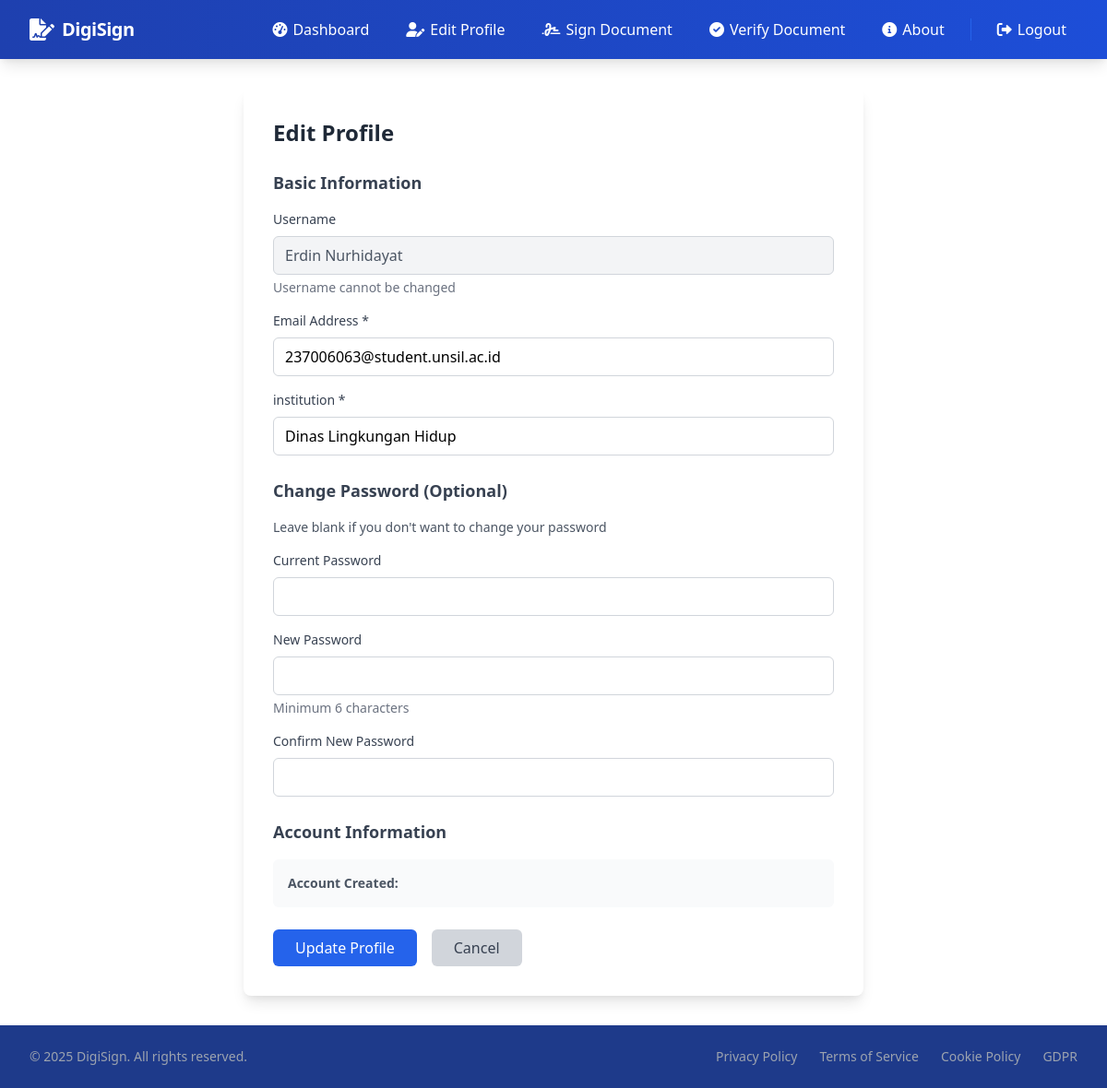
Screenshot of /edit_profile (signed in) with the database file from the repository.
### app.py (models this page shows)
class User(db.Model):
    id = db.Column(db.Integer, primary_key=True)
    username = db.Column(db.String(80), unique=True, nullable=False)
    password = db.Column(db.String(200), nullable=False)
    public_key = db.Column(db.LargeBinary, nullable=False)
    private_key = db.Column(db.LargeBinary, nullable=False)
    institution = db.Column(db.String(120), nullable=True)
    email = db.Column(db.String(120), nullable=True)

### app.py (the view, shortened to what this page needs)
@app.route('/edit_profile', methods=['GET', 'POST'])
def edit_profile():
    if 'username' not in session:
        flash('Please login to access this page.', 'error')
        return redirect(url_for('login'))
    if request.method == 'GET':
        user = User.query.filter_by(username=session['username']).first()
        if user:
            return render_template('edit_profile.html', user=user)
        else:
            flash('User not found.', 'error')
            return redirect(url_for('index'))  # atau url_for('dashboard')

### app.py (called while the page is built)
@app.context_processor
def inject_now():
    return {'now': datetime.utcnow}

### templates/edit_profile.html (shortened to what this page needs)
{% extends "base.html" %}
{% block content %}
<div class="max-w-2xl mx-auto">
    <div class="bg-white p-8 rounded-lg shadow-lg">
        <h2 class="text-2xl font-bold text-gray-800 mb-6">Edit Profile</h2>
        <form method="POST" action="{{ url_for('edit_profile') }}">
            <div class="mb-6">
                <h3 class="text-lg font-semibold text-gray-700 mb-4">Basic Information</h3>
                <div class="mb-4">
                    <label for="username" class="block text-sm font-medium text-gray-700 mb-2">Username</label>
                    <input type="text" id="username" name="username" value="{{ user.username }}"
                           class="w-full px-3 py-2 bg-gray-100 border border-gray-300 rounded-md text-gray-600"
                           disabled readonly>
                    <p class="mt-1 text-sm text-gray-500">Username cannot be changed</p>
                </div>
                <div class="mb-4">
                    <label for="email" class="block text-sm font-medium text-gray-700 mb-2">Email Address *</label>
                    <input type="email" id="email" name="email" value="{{ user.email }}" required
                           class="w-full px-3 py-2 border border-gray-300 rounded-md focus:outline-none focus:ring-2 focus:ring-blue-500">
                </div>
                <div class="mb-4">
                    <label for="institution" class="block text-sm font-medium text-gray-700 mb-2">institution *</label>
                    <input type="text" id="full_name" name="institution" value="{{ user.institution }}" required
                           class="w-full px-3 py-2 border border-gray-300 rounded-md focus:outline-none focus:ring-2 focus:ring-blue-500">
                </div>
            </div>
            <div class="mb-6">
                <h3 class="text-lg font-semibold text-gray-700 mb-4">Change Password (Optional)</h3>
                <p class="text-sm text-gray-600 mb-4">Leave blank if you don't want to change your password</p>
                <div class="mb-4">
                    <label for="current_password" class="block text-sm font-medium text-gray-700 mb-2">Current Password</label>
                    <input type="password" id="current_password" name="current_password"
                           class="w-full px-3 py-2 border border-gray-300 rounded-md focus:outline-none focus:ring-2 focus:ring-blue-500">
                </div>
                <div class="mb-4">
                    <label for="new_password" class="block text-sm font-medium text-gray-700 mb-2">New Password</label>
                    <input type="password" id="new_password" name="new_password"
                           class="w-full px-3 py-2 border border-gray-300 rounded-md focus:outline-none focus:ring-2 focus:ring-blue-500">
                    <p class="mt-1 text-sm text-gray-500">Minimum 6 characters</p>
                </div>
                <div class="mb-4">
                    <label for="confirm_password" class="block text-sm font-medium text-gray-700 mb-2">Confirm New Password</label>
                    <input type="password" id="confirm_password" name="confirm_password"
                           class="w-full px-3 py-2 border border-gray-300 rounded-md focus:outline-none focus:ring-2 focus:ring-blue-500">
                </div>
            </div>
            <div class="mb-6">
                <h3 class="text-lg font-semibold text-gray-700 mb-4">Account Information</h3>
                <div class="bg-gray-50 p-4 rounded-md">
                    <p class="text-sm text-gray-600">
                        <strong>Account Created:</strong> {{ user.created_at }}
                    </p>
                </div>
            </div>
            <div class="flex gap-4">
                <button type="submit"
                        class="px-6 py-2 bg-blue-600 text-white rounded-md hover:bg-blue-700 focus:outline-none focus:ring-2 focus:ring-blue-500">
                    Update Profile
                </button>
                <a href="{{ url_for('dashboard') }}"
                   class="px-6 py-2 bg-gray-300 text-gray-700 rounded-md hover:bg-gray-400 focus:outline-none focus:ring-2 focus:ring-gray-500">
                    Cancel
                </a>
            </div>
        </form>
    </div>
</div>
{% endblock %}

### rows the page displays
User: username "Erdin Nurhidayat", email "237006063@student.unsil.ac.id", institution "Dinas Lingkungan Hidup"
